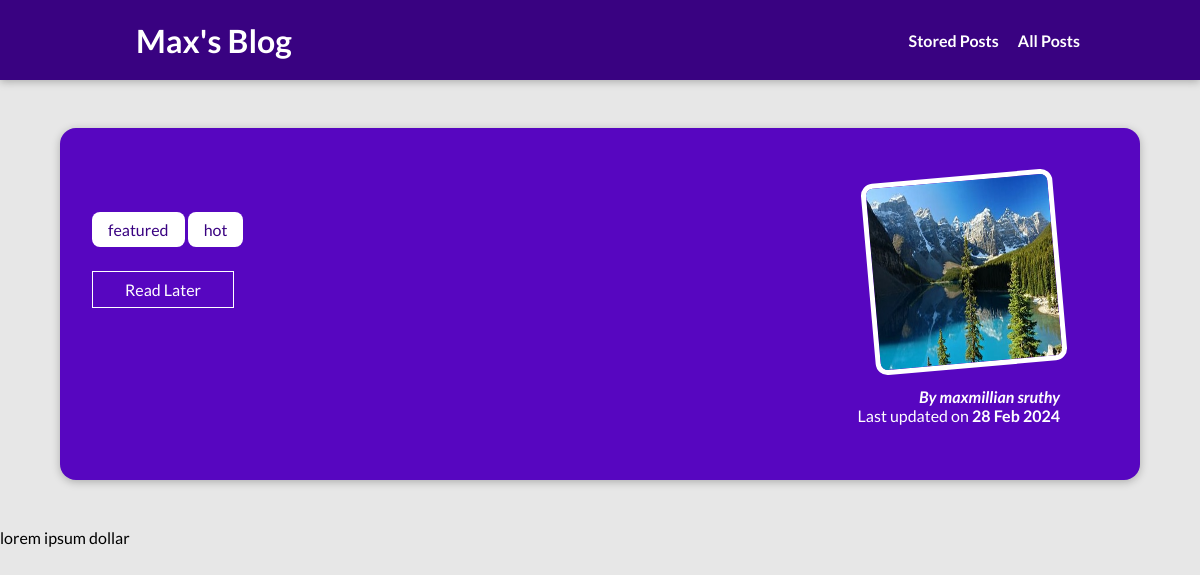
The page /posts/hike-in-the-mountains on the database its author committed.
### blog/models.py (models this page shows, shortened)
class Tag(models.Model):
    caption = models.CharField(max_length=20)

class Post(models.Model):
    title = models.CharField(max_length=150)
    excerpt = models.CharField(max_length=200)
    image = models.ImageField(upload_to="posts", null=True)
    date = models.DateField(auto_now=True)
    slug = models.SlugField(unique=True, db_index=True)
    content = models.TextField(validators=[MinLengthValidator(10)])
    author = models.ForeignKey(Author, on_delete=models.SET_NULL, null=True, related_name="posts" )
    tags = models.ManyToManyField(Tag)

class Author(models.Model):
    first_name = models.CharField(max_length=100)
    last_name = models.CharField(max_length=100)
    email_address = models.EmailField()
    def full_name(self):
        return f"{self.first_name} {self.last_name}"
    def __str__(self):
        return self.full_name()

### blog/views.py (the view, shortened to what this page needs)
# urls.py: path("posts/<slug:slug>", views.SinglePostView.as_view(),
class SinglePostView(View):
    def is_stored_post(self, request, post_id):
        stored_posts = request.session.get("stored_posts")
        if stored_posts is not None:
            is_saved_for_later = post_id in stored_posts
        else:
            is_saved_for_later = False
        return is_saved_for_later
    def get(self, request, slug):
        post = Post.objects.get(slug=slug)
        context = {
            "post": post,
            "post_tags": post.tags.all(),
            "comment_form": CommentForm(),
            "comments": post.comments.all().order_by("-id"),
            "saved_for_later": self.is_stored_post(request, post.id)
        }
        return render(request, "blog/post-detail.html", context)

### blog/templates/blog/post-detail.html (shortened to what this page needs)
{% extends "base.html" %}
{% load static %}
{% block css_files %}
    <link rel="stylesheet" href="{% static "blog/post-detail.css" %}" />
{% endblock %}
{% block content %}
<section id="summary">
    <div>
        {% for tag in post_tags %}
            <span class="tag">{{ tag.caption }}</span>
        {% endfor %}
    </div>
    <div id="read-later">
        <form action="{% url "read-later" %}" method="POST">
            <button>
                {% if saved_for_later %}
                    Remove from "Read Later" List
                {% else%}
                    Read Later
                {% endif %}
            </button>
        </form>
        </div>
    <article>
        <img src="{{ post.image.url }}" alt="{{ Post.title }}" />
        <address>By <a href="mailto:{{ post.author.email_address }}">{{ post.author }}</a></address>
        <div>
            Last updated on <time>{{ post.date|date:"d M Y" }}</time></div>
    </article>
</section>
<main>
        {{ post.content|linebreaks }}
</main>
{% endblock %}

### static/app.css (style rules this page uses)
* { box-sizing: border-box; }
html { font-family: "Lato", sans-serif; }
body { margin: 0; }

### blog/static/blog/post-detail.css (style rules this page uses)
body { background-color: #e7e7e7; }
#summary { margin: 8rem auto 3rem auto; padding: 2rem; width: 90%; max-width: 90rem; border-radius: 16px; background-color: #5706c0; position: relative; box-shadow: 0 2px 8px rgba(0, 0, 0, 0.25); height: 22rem; }
#summary article { position: absolute; top: 2rem; right: 3rem; padding: 1rem 2rem; border-radius: 12px; text-align: right; color: white; }
#summary article img { width: 12rem; height: 12rem; border-radius: 12px; transform: rotateZ(-5deg); border: 5px solid white; margin-bottom: 1rem; }
#summary address { font-weight: bold; }
#summary a { color: white; text-decoration: none; }
#summary time { font-weight: bold; }
#read-later { margin: 2rem 0; }
#read-later button { background-color: transparent; border: 1px solid white; padding: 0.5rem 2rem; font: inherit; color: white; }
.tag { background-color: white; color: #390281; padding: 0.5rem 1rem; border-radius: 8px; }

### rows shown on the page
Tag: caption "featured"
Tag: caption "hot"
Post: image (picture), author "maxmillian sruthy", date "28 Feb 2024", content "lorem ipsum dollar"
